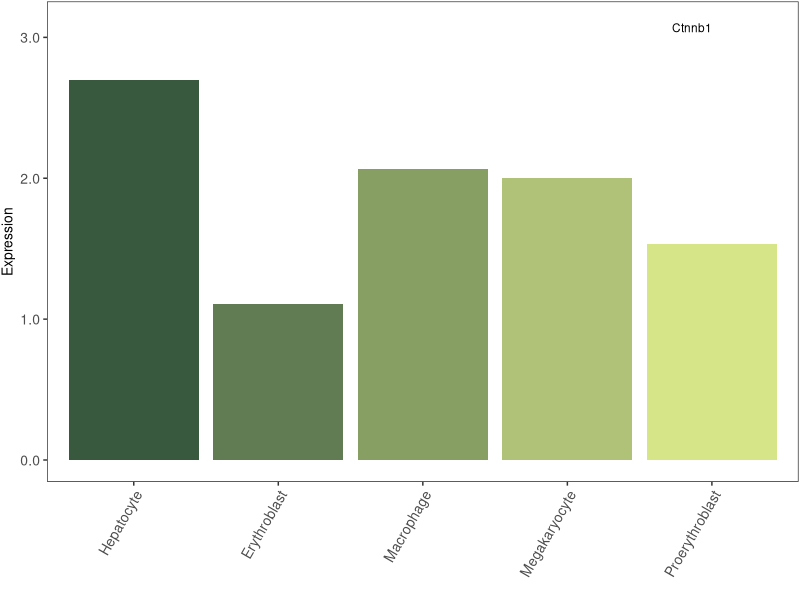
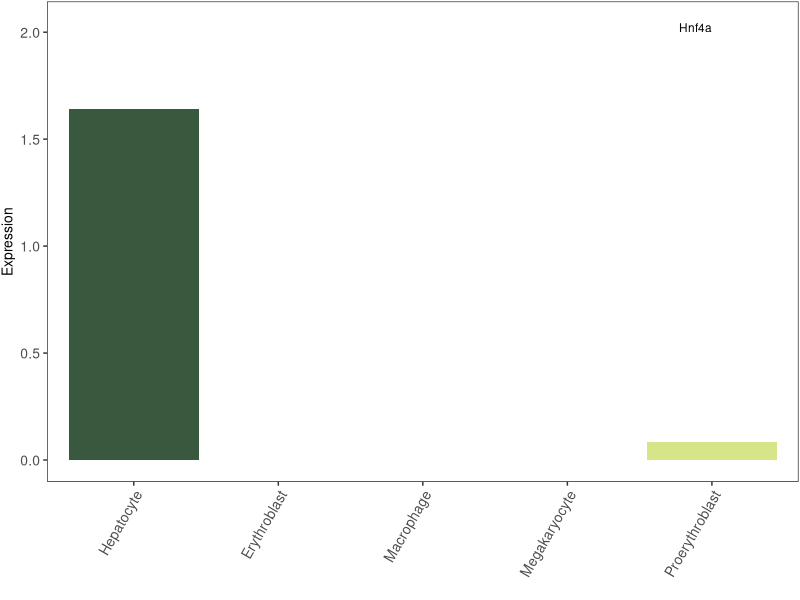
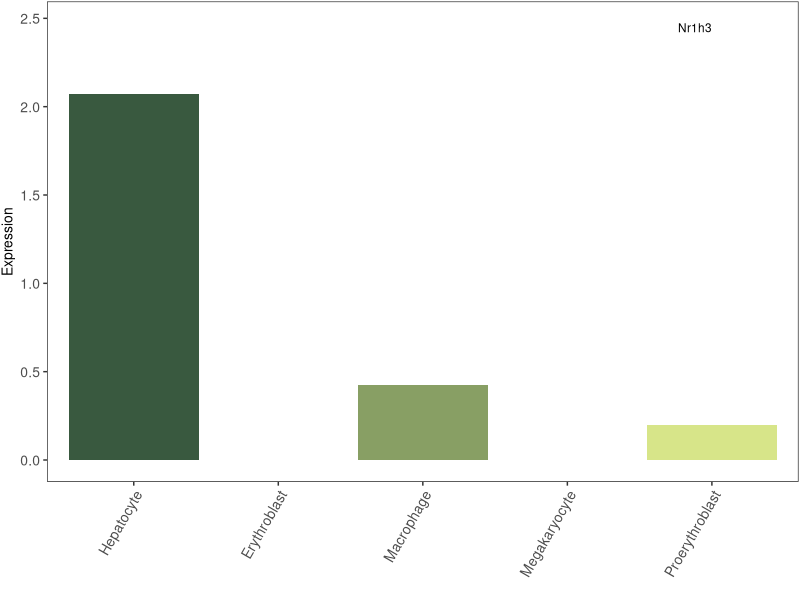
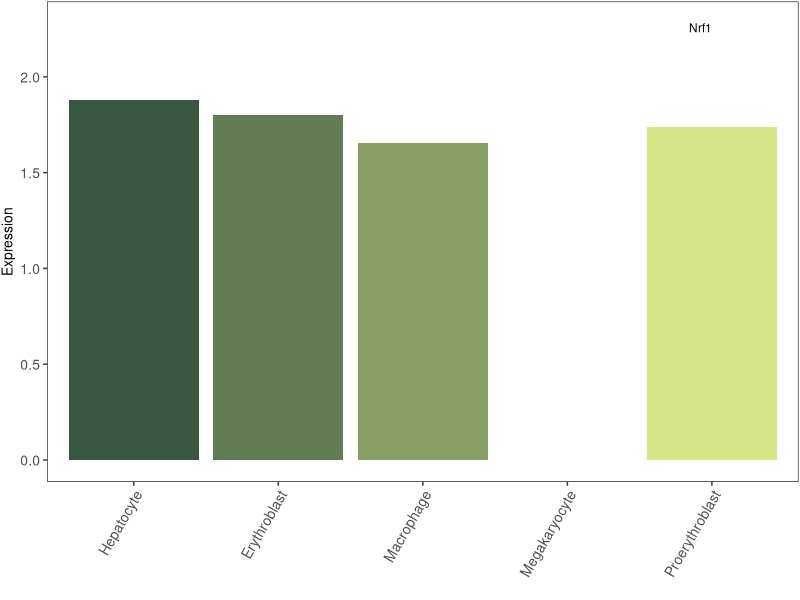
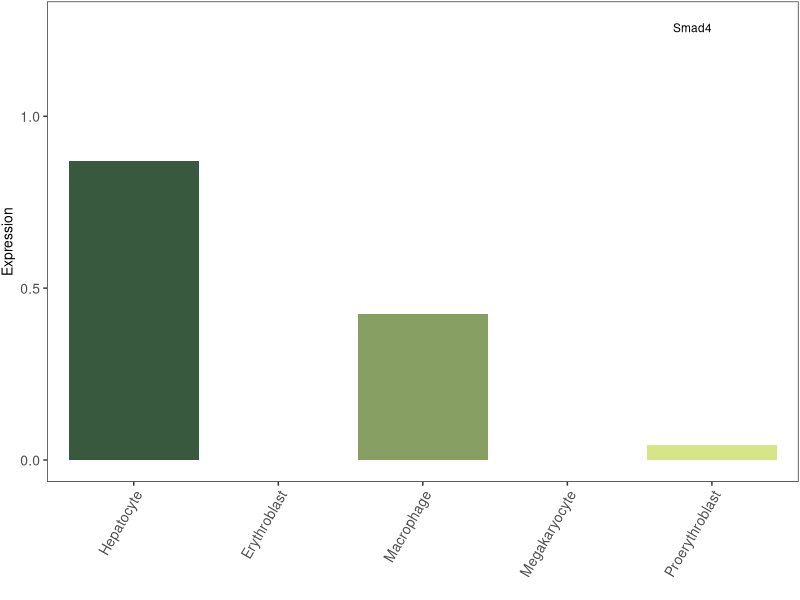
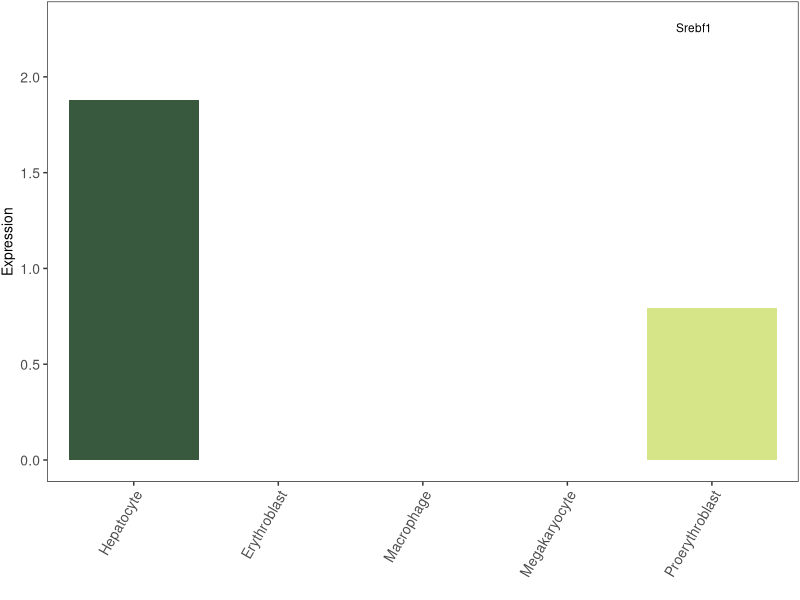

Reproduce these figures in R, in order.
TFlist <- c("Ctnnb1", "Nr1h3", "Nrf1", "Srebf1", "Smad4", "Hnf4a")

TFexp <- read.table('SourceData/TFexp.tsv', sep = "\t", header = TRUE)
marker <- TFexp[, which(colnames(TFexp) %in% TFlist)]

library(ggplot2)
for(i in 1:dim(marker)[2]){
  data <- data.frame(Celltype = rownames(marker), Expression = marker[,i])
  data$Celltype <- factor(data$Celltype, levels = c("Hepatocyte", "Erythroblast", "Macrophage", "Megakaryocyte", "Proerythroblast"))
  plt <- ggplot(data, aes(x=Celltype, y=Expression, fill = Celltype))+
    geom_bar(stat = "identity")+
    scale_fill_manual(values=c("#39593f", "#617c52",  "#889f64", "#b0c277", "#d7e589"))+
    theme_bw()+
    theme(legend.position = "none",
          panel.grid.major = element_blank(),  # Remove major gridlines
          panel.grid.minor = element_blank(),
          axis.title.y = element_text(size = 10),
          axis.text.x = element_text(angle = 60,vjust = 1, hjust = 1, size=10),
          axis.text = element_text(size = 10),
          plot.margin = margin(t = 1, r = 1, b = 0, l = 1))+
    labs(x="")+
    scale_y_continuous(labels = scales::number_format(accuracy = 0.1)) +
    expand_limits(y = max(data$Expression) + 0.4) +
    annotate("text", x = length(data$Celltype), y = max(data$Expression)+0.4, label = colnames(marker)[i], hjust = 1, vjust = 1, size=3)
  pdf(paste0('Exp_',colnames(marker)[i], '.pdf'),  height = 2.4, width = 1.2)
  print(plt)
  dev.off()
}
